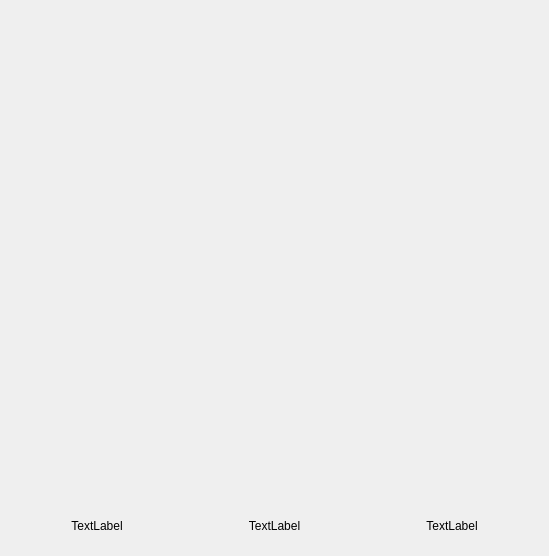
<?xml version="1.0" encoding="UTF-8"?>
<ui version="4.0">
 <class>UserSenseSetPage</class>
 <widget class="QWidget" name="UserSenseSetPage">
  <property name="geometry">
   <rect>
    <x>0</x>
    <y>0</y>
    <width>549</width>
    <height>556</height>
   </rect>
  </property>
  <property name="sizePolicy">
   <sizepolicy hsizetype="Expanding" vsizetype="Expanding">
    <horstretch>0</horstretch>
    <verstretch>0</verstretch>
   </sizepolicy>
  </property>
  <property name="minimumSize">
   <size>
    <width>500</width>
    <height>400</height>
   </size>
  </property>
  <property name="windowTitle">
   <string notr="true">Form</string>
  </property>
  <property name="styleSheet">
   <string notr="true"/>
  </property>
  <layout class="QHBoxLayout" name="horizontalLayout_4">
   <property name="topMargin">
    <number>0</number>
   </property>
   <property name="bottomMargin">
    <number>0</number>
   </property>
   <item>
    <layout class="QVBoxLayout" name="verticalLayout_3">
     <property name="spacing">
      <number>0</number>
     </property>
     <item>
      <layout class="QHBoxLayout" name="horizontalLayout_3">
       <item>
        <spacer name="horizontalSpacer_5">
         <property name="orientation">
          <enum>Qt::Horizontal</enum>
         </property>
         <property name="sizeHint" stdset="0">
          <size>
           <width>40</width>
           <height>20</height>
          </size>
         </property>
        </spacer>
       </item>
       <item>
        <widget class="UiVerticalProgressExt" name="sense1" native="true">
         <property name="sizePolicy">
          <sizepolicy hsizetype="Preferred" vsizetype="Expanding">
           <horstretch>0</horstretch>
           <verstretch>0</verstretch>
          </sizepolicy>
         </property>
         <property name="minimumSize">
          <size>
           <width>0</width>
           <height>400</height>
          </size>
         </property>
        </widget>
       </item>
       <item>
        <spacer name="horizontalSpacer_6">
         <property name="orientation">
          <enum>Qt::Horizontal</enum>
         </property>
         <property name="sizeHint" stdset="0">
          <size>
           <width>40</width>
           <height>20</height>
          </size>
         </property>
        </spacer>
       </item>
      </layout>
     </item>
     <item>
      <widget class="QLabel" name="label1">
       <property name="minimumSize">
        <size>
         <width>100</width>
         <height>60</height>
        </size>
       </property>
       <property name="text">
        <string notr="true">TextLabel</string>
       </property>
       <property name="alignment">
        <set>Qt::AlignCenter</set>
       </property>
      </widget>
     </item>
    </layout>
   </item>
   <item>
    <layout class="QVBoxLayout" name="verticalLayout_2">
     <property name="spacing">
      <number>0</number>
     </property>
     <item>
      <layout class="QHBoxLayout" name="horizontalLayout">
       <item>
        <spacer name="horizontalSpacer">
         <property name="orientation">
          <enum>Qt::Horizontal</enum>
         </property>
         <property name="sizeHint" stdset="0">
          <size>
           <width>40</width>
           <height>20</height>
          </size>
         </property>
        </spacer>
       </item>
       <item>
        <widget class="UiVerticalProgressExt" name="sense2" native="true">
         <property name="sizePolicy">
          <sizepolicy hsizetype="Preferred" vsizetype="Expanding">
           <horstretch>0</horstretch>
           <verstretch>0</verstretch>
          </sizepolicy>
         </property>
         <property name="minimumSize">
          <size>
           <width>0</width>
           <height>400</height>
          </size>
         </property>
        </widget>
       </item>
       <item>
        <spacer name="horizontalSpacer_2">
         <property name="orientation">
          <enum>Qt::Horizontal</enum>
         </property>
         <property name="sizeHint" stdset="0">
          <size>
           <width>40</width>
           <height>20</height>
          </size>
         </property>
        </spacer>
       </item>
      </layout>
     </item>
     <item>
      <widget class="QLabel" name="label2">
       <property name="minimumSize">
        <size>
         <width>100</width>
         <height>60</height>
        </size>
       </property>
       <property name="text">
        <string notr="true">TextLabel</string>
       </property>
       <property name="alignment">
        <set>Qt::AlignCenter</set>
       </property>
      </widget>
     </item>
    </layout>
   </item>
   <item>
    <layout class="QVBoxLayout" name="verticalLayout">
     <property name="spacing">
      <number>0</number>
     </property>
     <item>
      <layout class="QHBoxLayout" name="horizontalLayout_2">
       <item>
        <spacer name="horizontalSpacer_4">
         <property name="orientation">
          <enum>Qt::Horizontal</enum>
         </property>
         <property name="sizeHint" stdset="0">
          <size>
           <width>40</width>
           <height>20</height>
          </size>
         </property>
        </spacer>
       </item>
       <item>
        <widget class="UiVerticalProgressExt" name="sense3" native="true">
         <property name="sizePolicy">
          <sizepolicy hsizetype="Preferred" vsizetype="Expanding">
           <horstretch>0</horstretch>
           <verstretch>0</verstretch>
          </sizepolicy>
         </property>
         <property name="minimumSize">
          <size>
           <width>0</width>
           <height>400</height>
          </size>
         </property>
        </widget>
       </item>
       <item>
        <spacer name="horizontalSpacer_3">
         <property name="orientation">
          <enum>Qt::Horizontal</enum>
         </property>
         <property name="sizeHint" stdset="0">
          <size>
           <width>40</width>
           <height>20</height>
          </size>
         </property>
        </spacer>
       </item>
      </layout>
     </item>
     <item>
      <widget class="QLabel" name="label3">
       <property name="minimumSize">
        <size>
         <width>100</width>
         <height>60</height>
        </size>
       </property>
       <property name="text">
        <string notr="true">TextLabel</string>
       </property>
       <property name="alignment">
        <set>Qt::AlignCenter</set>
       </property>
      </widget>
     </item>
    </layout>
   </item>
  </layout>
 </widget>
 <customwidgets>
  <customwidget>
   <class>UiVerticalProgressExt</class>
   <extends>QWidget</extends>
   <header location="global">../uikits/src/UiVerticalProgressExt.h</header>
   <container>1</container>
  </customwidget>
 </customwidgets>
 <resources/>
 <connections/>
</ui>
